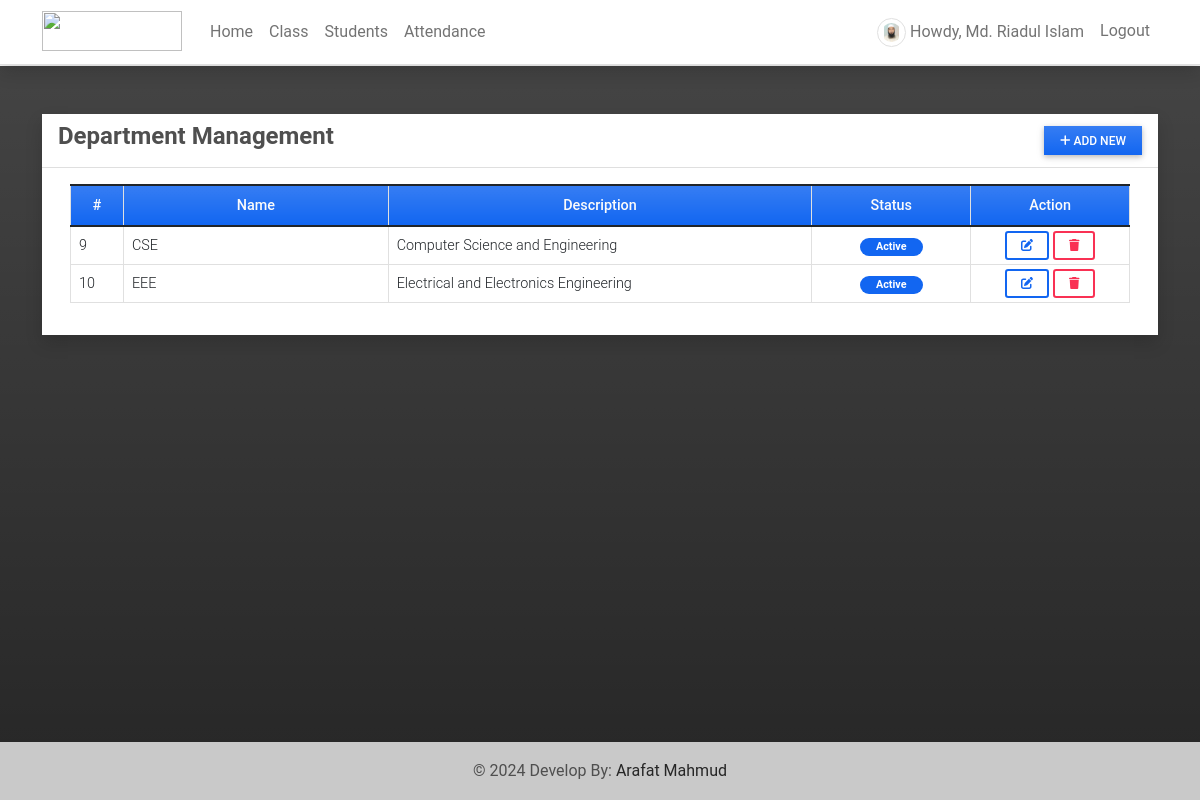
/department (signed in), run on the app's committed database.
### attendance/models.py (models this page shows, shortened)
class UserProfile(models.Model):
    user = models.OneToOneField(User, on_delete=models.CASCADE,related_name='profile')
    contact = models.CharField(max_length=250)
    dob = models.DateField(blank=True, null = True)
    address = models.TextField(blank=True, null = True)
    avatar = models.ImageField(blank=True, null = True, upload_to= 'images/')
    user_type = models.IntegerField(default = 2)
    gender = models.CharField(max_length=100, choices=[('Male','Male'),('Female','Female')], blank=True, null= True)
    department = models.ForeignKey(Department, on_delete=models.CASCADE, blank= True, null = True)

class Department(models.Model):
    name = models.CharField(max_length=250)
    description = models.TextField(blank=True, null=True)
    status = models.IntegerField(default = 1)
    date_added = models.DateTimeField(default=timezone.now)
    date_updated = models.DateTimeField(auto_now=True)

### attendance/views.py (the view)
# urls.py: path('department',views.department,name='department-page'),
@login_required
def department(request):
    departments = Department.objects.all()
    context['page_title'] = "Department Management"
    context['departments'] = departments
    return render(request, 'department_mgt.html',context)

### attendance/templates/department_mgt.html (shortened to what this page needs)
{% extends 'base.html' %} {% block pageContent %}
<div class="col-lg-12 col-md-12 col-sm-12 col-xs-12">
    <div class="card card-default rounded-0 shadow ">
        <div class="card-header">
            <div class="d-flex w-100 align-items-center justify-content-between">
                <h4 class="card-title fw-bold">Department Management</h4>
                <div class="tools">
                    <button type="button" class="btn btn-primary rounded-0 bg-gradient btn-sm" id='add_new'><i class="fa fa-plus"></i> Add New</button>
                </div>
            </div>
        </div>
        <div class="card-body">
            <div class="container-fluid">
                <table class="table table-bordered" id="department-list">
                    <colgroup>
                        <col width="5%">
                        <col width="25%">
                        <col width="40%">
                        <col width="15%">
                        <col width="15%">
                    </colgroup>
                    <thead>
                        <tr class="bg-gradient bg-primary bg-opacity-50 text-light">
                            <th class="px-2 py-2 text-center">#</th>
                            <th class="px-2 py-2 text-center">Name</th>
                            <th class="px-2 py-2 text-center">Description</th>
                            <th class="px-2 py-2 text-center">Status</th>
                            <th class="px-2 py-2 text-center">Action</th>
                        </tr>
                    </thead>
                    <tbody>
                        {% for department in departments %}
                        <tr>
                            <td class="px-2 py-1 align-middle">{{ department.id }}</td>
                            <td class="px-2 py-1 align-middle">{{ department.name }}</td>
                            <td class="px-2 py-1 align-middle">{{ department.description }}</td>
                            <td class="px-2 py-1 align-middle text-center">
                                {% if department.status == 1 %}
                                <span class="badge bg-primary rounded-pill px-3">Active</span> {% else %}
                                <span class="badge bg-secondary rounded-pill px-3">Inactive</span> {% endif %}
                            </td>
                            <td class="px-2 py-1 align-middle text-center">
                                <a class="btn btn-outline-primary btn-sm edit-data" href="javascript:void(0)" data-id="{{ department.pk }}" title="Edit">
                                    <i class="fa fa-edit"></i>
                                </a>
                                <button class="btn btn-outline-danger btn-sm delete-data" type="button" data-id="{{ department.pk }}" title="Delete">
                                    <i class="fa fa-trash"></i>
                                </button>
                            </td>
                        </tr>
                        {% endfor %}
                    </tbody>
                </table>
            </div>
        </div>
    </div>
</div>
{% endblock pageContent %}

### attendance/templates/topNavigation.html (shortened to what this page needs)
{% load static %}
<header>
    <nav class="navbar navbar-expand-lg navbar-light bg-white fixed-top shadow border-bottom">
        <div class="container">
            <a class="navbar-brand" target="_blank" href="{% url 'home-page' %}">
                <img src="{{ MEDIA_URL }}/default/ams-logo.png" height="16" alt="" loading="lazy" style="margin-top: -3px;" />
            </a>
            <div class="collapse navbar-collapse" id="navbarExample01">
                {% if user.id %}
                <ul class="navbar-nav me-auto mb-2 mb-lg-0" id="topNav">
                    <li class="nav-item">
                        <a class="nav-link" aria-current="page" href="{% url 'home-page' %}">Home</a>
                    </li>
                    <li class="nav-item">
                        <a class="nav-link" aria-current="page" href="{% url 'class-page' %}">Class</a>
                    </li>
                    <li class="nav-item">
                        <a class="nav-link" aria-current="page" href="{% url 'student-page' %}">Students</a>
                    </li>
                    <li class="nav-item">
                        <a class="nav-link" aria-current="page" href="{% url 'attendance-class' %}">Attendance</a>
                    </li>
                </ul>
                <ul class="navbar-nav d-flex flex-row">
                    {% if user.id %} {% if user.profile.user_type == 1 %} {% endif %}
                    <li class="nav-item me-3 me-lg-0">
                        <a class="nav-link" href="{% url 'profile' %}">
                            <span class="me-1"><img src="{% if user.profile.avatar %}{{ user.profile.avatar.url }}{% else %}{{ MEDIA_URL }}/default/default-avatar.png{% endif %}" alt="User Avatar" data-url="{% if user.profile.avatar %}{{ user.profile.avatar.url }}{% else %}{{ MEDIA_URL }}/default/default-avatar.png{% endif %}" id="user-avatar" class="img-thumbnail rounded-circle"></span>Howdy,
                            {{ user.first_name }} {{user.last_name}}
                        </a>
                    </li>
                    <li class="nav-item me-3 me-lg-0">
                        <a class="nav-link" href="{% url 'logout' %}">Logout</a>
                    </li>
                    {% else %}
                    <li class="nav-item me-3 me-lg-0">
                        <a class="nav-link" href="{% url 'login' %}">Login</a>
                    </li>
                    {% endif %}
                </ul>
                {% endif %}
            </div>
        </div>
    </nav>
</header>

### static/assets/default/css/style.css (style rules this page uses)
html, body { height: 100%; width: 100%; max-height: 100%; overflow: auto; display: flex; flex-direction: column; }
body>header { flex-shrink: auto; }
#user-avatar { width: 1.8rem; height: 1.8rem; object-fit: scale-down; object-position: center center; }
.navbar-brand>img { width: 7em; height: 2em; }

### data on the page
Department: id "9", name "CSE", description "Computer Science and Engineering", status "Active"
Department: id "10", name "EEE", description "Electrical and Electronics Engineering", status "Active"

### other printed values
{{ user.first_name }} "Md. Riadul"
{{ user.last_name }} "Islam"
